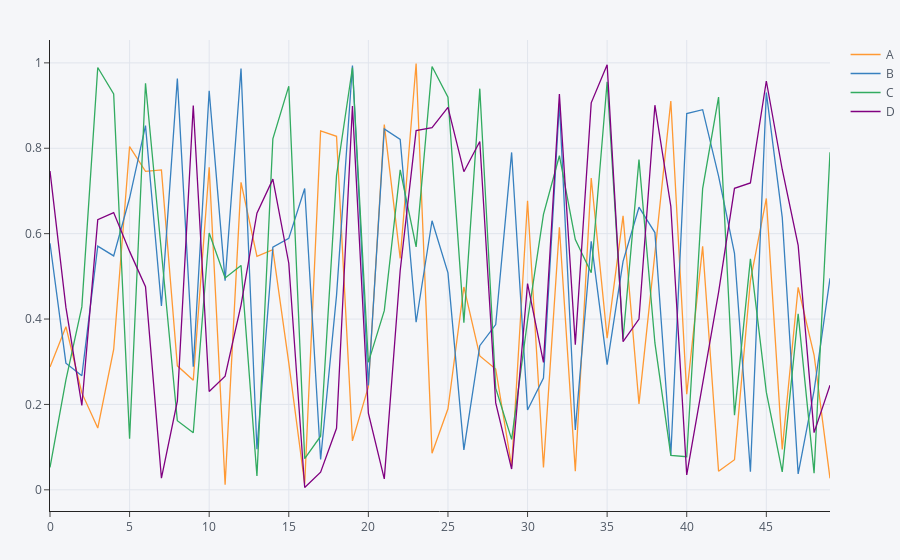

Notebook code cell kept with this figure:
### Code cell
arr_1 = np.random.rand(50, 4)
df_1 = pd.DataFrame(arr_1, columns=['A','B','C','D'])
df_1.head(3)
df_1.iplot()
